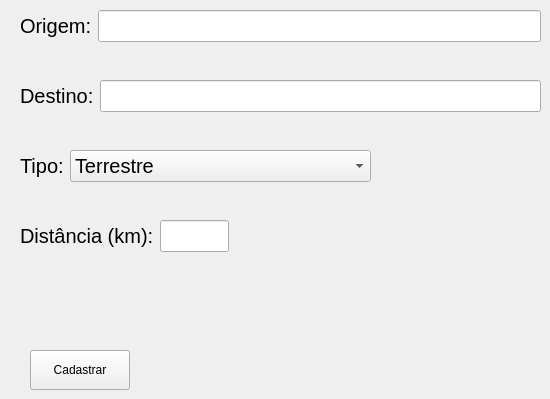
        <widget class="QWidget" name="page_8">
         <widget class="QWidget" name="formLayoutWidget_2">
          <property name="geometry">
           <rect>
            <x>20</x>
            <y>10</y>
            <width>521</width>
            <height>61</height>
           </rect>
          </property>
          <layout class="QFormLayout" name="formLayout_3">
           <item row="0" column="0">
            <widget class="QLabel" name="label_10">
             <property name="styleSheet">
              <string notr="true">font-size:20px</string>
             </property>
             <property name="text">
              <string>Origem:</string>
             </property>
            </widget>
           </item>
           <item row="0" column="1">
            <widget class="QLineEdit" name="lineEdit_2">
             <property name="styleSheet">
              <string notr="true">font-size:20px</string>
             </property>
            </widget>
           </item>
          </layout>
         </widget>
         <widget class="QWidget" name="formLayoutWidget_3">
          <property name="geometry">
           <rect>
            <x>20</x>
            <y>80</y>
            <width>521</width>
            <height>61</height>
           </rect>
          </property>
          <layout class="QFormLayout" name="formLayout_4">
           <item row="0" column="0">
            <widget class="QLabel" name="label_11">
             <property name="styleSheet">
              <string notr="true">font-size:20px</string>
             </property>
             <property name="text">
              <string>Destino:</string>
             </property>
            </widget>
           </item>
           <item row="0" column="1">
            <widget class="QLineEdit" name="lineEdit_3">
             <property name="styleSheet">
              <string notr="true">font-size:20px</string>
             </property>
            </widget>
           </item>
          </layout>
         </widget>
         <widget class="QWidget" name="formLayoutWidget_4">
          <property name="geometry">
           <rect>
            <x>20</x>
            <y>150</y>
            <width>351</width>
            <height>61</height>
           </rect>
          </property>
          <layout class="QFormLayout" name="formLayout_5">
           <item row="0" column="0">
            <widget class="QLabel" name="label_12">
             <property name="styleSheet">
              <string notr="true">font-size:20px</string>
             </property>
             <property name="text">
              <string>Tipo:</string>
             </property>
            </widget>
           </item>
           <item row="0" column="1">
            <widget class="QComboBox" name="comboBox">
             <property name="minimumSize">
              <size>
               <width>50</width>
               <height>30</height>
              </size>
             </property>
             <property name="styleSheet">
              <string notr="true">font-size:20px</string>
             </property>
             <item>
              <property name="text">
               <string>Terrestre</string>
              </property>
             </item>
             <item>
              <property name="text">
               <string>Aquático</string>
              </property>
             </item>
            </widget>
           </item>
          </layout>
         </widget>
         <widget class="QWidget" name="formLayoutWidget_5">
          <property name="geometry">
           <rect>
            <x>20</x>
            <y>220</y>
            <width>209</width>
            <height>61</height>
           </rect>
          </property>
          <layout class="QFormLayout" name="formLayout_6">
           <item row="0" column="0">
            <widget class="QLabel" name="label_13">
             <property name="styleSheet">
              <string notr="true">font-size:20px</string>
             </property>
             <property name="text">
              <string>Distância (km):</string>
             </property>
            </widget>
           </item>
           <item row="0" column="1">
            <widget class="QLineEdit" name="lineEdit_4">
             <property name="styleSheet">
              <string notr="true">font-size:20px</string>
             </property>
            </widget>
           </item>
          </layout>
         </widget>
         <widget class="QPushButton" name="pushButton_11">
          <property name="geometry">
           <rect>
            <x>30</x>
            <y>350</y>
            <width>100</width>
            <height>40</height>
           </rect>
          </property>
          <property name="minimumSize">
           <size>
            <width>100</width>
            <height>30</height>
           </size>
          </property>
          <property name="text">
           <string>Cadastrar</string>
          </property>
         </widget>
        </widget>
